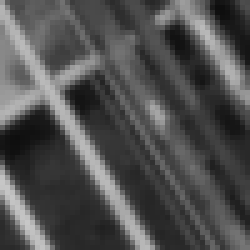
%> input picture subpixel_image_processing/tp_6/crop_bouc.pgm, 50 x 50 px (shown 5 times larger)
$ octave main.m   (GNU Octave 9; MATLAB toolbox functions it lacks are replaced by stand-ins)
%> lines starting %> are read from the running program, lines starting %| are printed output that depends on the picture
### subpixel_image_processing/tp_6/fzoom.m
function v = fzoom(u,z,order)
% Zoom an image by a factor z
%
% author: Lionel Moisan
%
% z is not necessarily an integer (default value: 2)
%
% available interpolations are:
%     order = 0           nearest neighbor (default)
%     order = 1           bilinear
%     order = -3          bicubic Keys
%     order = 3,5,7,9,11  spline with specified order
%
% v1.0 (11/2017): first version (LM)

  if nargin<3
    order = 0;
  end
  if nargin<2
    z = 2;
  end
  [ny,nx] = size(u);
  sx = floor(nx*z);
  sy = floor(ny*z);
  if order==0
    % nearest neighbor is a special case (symmetric interpolation grid)
    X = 1+(nx-1-(sx-1)/z)/2+(0:sx-1)/z; iX = sx-floor(sx-X+0.5);
    Y = 1+(ny-1-(sy-1)/z)/2+(0:sy-1)/z; iY = sy-floor(sy-Y+0.5);
    v = u(iY,iX);
  else
    X = (0:sx-1)/z; iX = floor(X); X = X-iX; iX = iX+1;
    Y = (0:sy-1)/z; iY = floor(Y); Y = Y-iY; iY = iY+1;
    if order==-3 % bicubic Keys interpolation
      n2 = 2;
      c = mat_coeff_keys(-1/2);
      order = 3;
    elseif any([1,3,5,7,9,11]==order) % spline interpolation
      n2 = (order+1)/2;
      c = mat_coeff_splinen(order);
      if order>1
	u = finvspline(u,order);
      end
    else
      error('Unrecognized interpolation order.')
    end
    n1 = 1-n2;
    % compute interpolation coefficients
    cx = c*( (ones(order+1,1)*X).^([0:order]'*ones(1,sx)) );
    cy = c*( (ones(order+1,1)*Y).^([0:order]'*ones(1,sy)) );
    % add (symmetrical) borders to avoid undefined coordinates
    u = [u(:,1-n1:-1:2),u,u(:,end-1:-1:end-n2)];
    u = [u(1-n1:-1:2,:);u;u(end-1:-1:end-n2,:)];
    v = zeros(sy,sx);
    for dx = n1:n2
      for dy = n1:n2
	v = v + (cy(n2+1-dy,:)'*cx(n2+1-dx,:)).*u(iY+dy-n1,iX+dx-n1);
      end
    end
  end


% coefficients of piecewise polynomial bicubic Keys function
function c = mat_coeff_keys(a)
  c = [0,0,a,-a;0,-a,2*a+3,-(a+2);1,0,-a-3,a+2;0,a,-2*a,a];
%endfunction

% coefficients of piecewise polynomial spline function with order n
function c = mat_coeff_splinen(n)
  c = zeros(n+1,n+1);
  a(1) = 1/prod(1:n);
  for k=1:n+1
    a(k+1) = -a(k)*(n+2-k)/k;
  end
  for k=0:n+1
    for p=0:n
      xp = prod((n-p+1:n)./(1:p))*k^(n-p);
      for i=k:n
	c(i+1,p+1) = c(i+1,p+1)+a(i-k+1)*xp;
      end
    end
  end
%endfunction

### subpixel_image_processing/tp_6/finvspline.m
function out = finvspline(c,order)
% 2D inverse B-spline transform
%
% author: Lionel Moisan
%
% v1.0 (11/2017): initial version (LM)

  % initialize poles of associated z-filter
  switch order
    case 2
      z = [-0.17157288];  % sqrt(8)-3
    case 3
      z = [-0.26794919];  % sqrt(3)-2
    case 4
      z = [-0.361341,-0.0137254];
    case 5
      z = [-0.430575,-0.0430963];
    case 6
      z = [-0.488295,-0.0816793,-0.00141415];
    case 7
      z = [-0.53528,-0.122555,-0.00914869];
    case 8
      z = [-0.574687,-0.163035,-0.0236323,-0.000153821];
    case 9
      z = [-0.607997,-0.201751,-0.0432226,-0.00212131];
    case 10
      z = [-0.636551,-0.238183,-0.065727,-0.00752819,-0.0000169828];
    case 11
      z = [-0.661266,-0.27218,-0.0897596,-0.0166696,-0.000510558];
    otherwise
      error('finvspline: order should be in 2..11.');
  end
  out = invspline1D(invspline1D(c,z)',z)';


% 1D inverse z-Transform (on all lines) with poles z
function c = invspline1D(c,z)
  npoles = length(z);
  N = size(c,2);
  c = c*prod((1-z).*(1-1 ./z)); % normalization
  for k=1:npoles  % loop on poles
    % initialize causal filter, symmetric boundary conditions
    c(:,1) = c*[1,z(k).^[1:N-2]+z(k).^[2*N-3:-1:N],z(k)^(N-1)]'/(1-z(k)^(2*N-1));
    for n=2:N       % forward recursion
      c(:,n) = c(:,n)+z(k)*c(:,n-1);
    end
    % initialize anticausal filter, symmetric boundary conditions
    c(:,N) = (z(k)/(z(k)^2-1))*(z(k)*c(:,N-1)+c(:,N));
    for n=N-1:-1:1  % backwards recursion
      c(:,n) = z(k)*(c(:,n+1)-c(:,n));
    end
  end

### subpixel_image_processing/tp_6/main.m
#############
# Exercice 16
#############

fig = figure;
orders = [-3, 0,1,3,5,7,9];

u = double(imread("crop_bouc.pgm"));
%> u: size 50x50 double; min 14, max 199, mean 79.9; mean of the top-left, top-right, bottom-left and bottom-right quarters 100.1, 77.1, 74, 68.5

for n = orders
    v = fzoom(u, 16, n);

    subplot(1,2,1), imshow(u, []);
    title("u");
    subplot(1,2,2), imshow(v, []);
    title(['v order ',num2str(n)]);
    drawnow;
    frame = getframe(fig);
    str = ["v_bouc_order", num2str(n), ".png"];
    imwrite(frame2im(frame), str);
endfor
%> this loop made 7 passes
%> pass 1, `v = fzoom(u, 16, n);`:
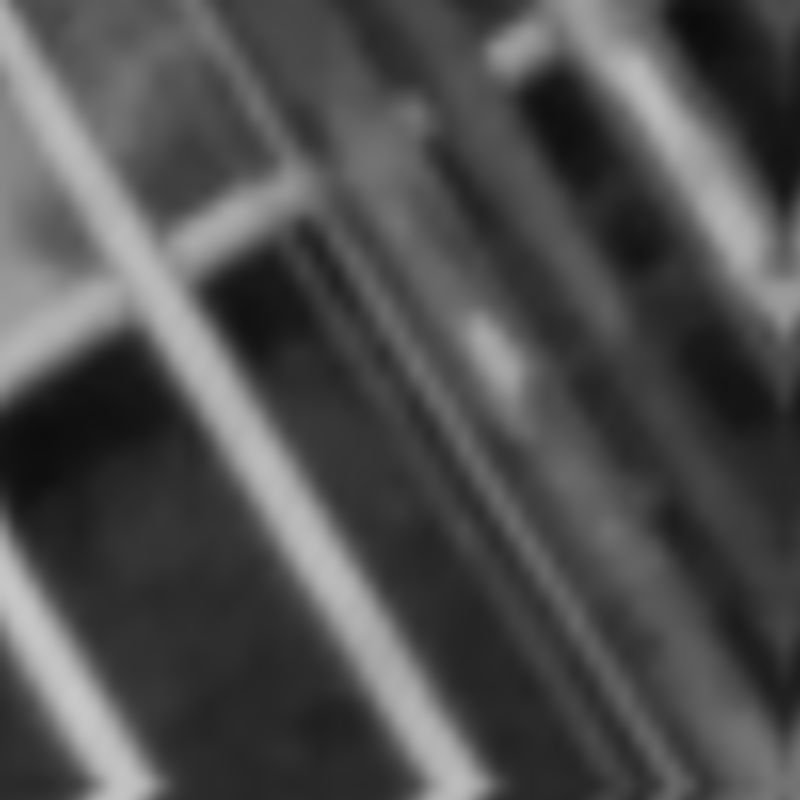
%> v: size 800x800 double; min 12.19, max 200.8, mean 79.4
%> pass 1, `imwrite(frame2im(frame), str);`:
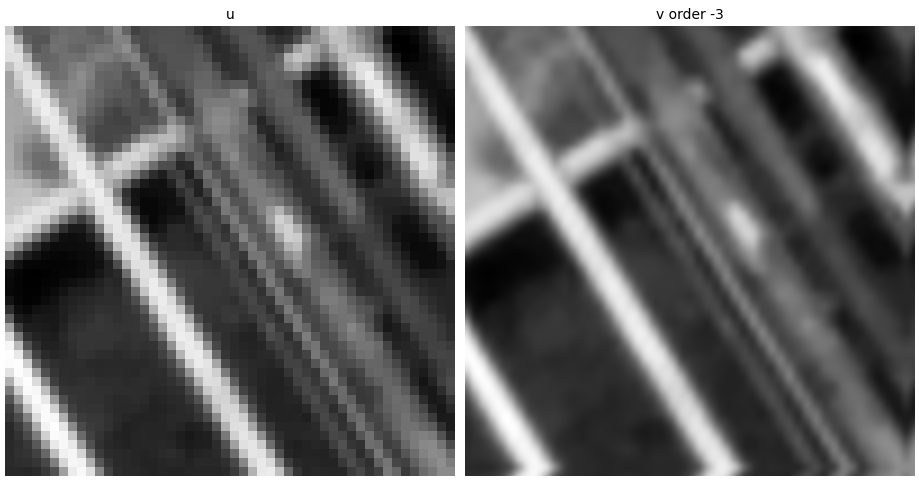
%> saved as v_bouc_order-3.png: size 484x919x3 uint8; min 0, max 255, mean 105.1

u = double(imread("crop_cameraman.pgm"));
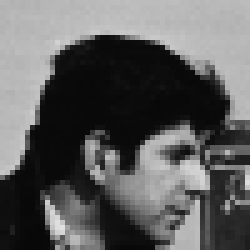
%> input picture subpixel_image_processing/tp_6/crop_cameraman.pgm, 50 x 50 px (shown 5 times larger)
%> u: size 50x50 double; min 8, max 225, mean 93.9; mean of the top-left, top-right, bottom-left and bottom-right quarters 111.7, 106.6, 60.3, 97.1

for n = orders
    v = fzoom(u, 16, n);

    subplot(1,2,1), imshow(u, []);
    title("u");
    subplot(1,2,2), imshow(v, []);
    title(['v order ',num2str(n)]);
    drawnow;
%> (the run ends here)
